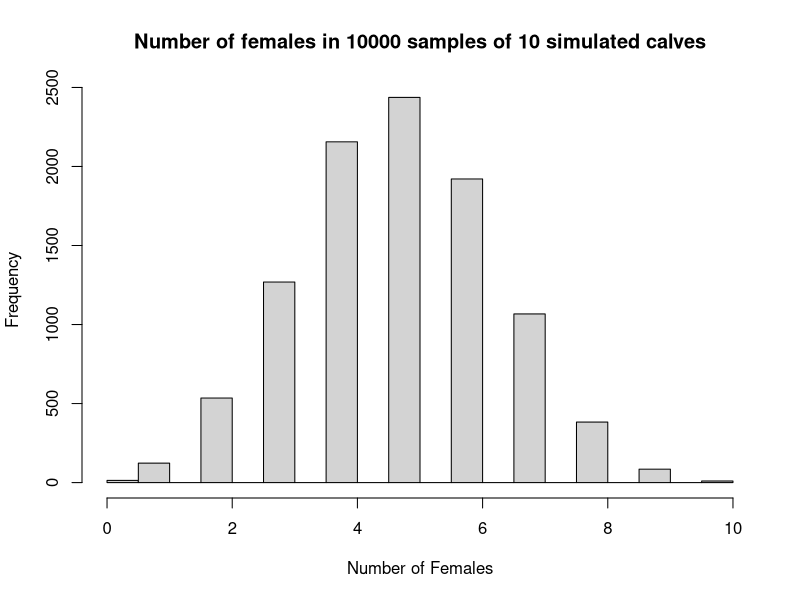

Source code (R):
## ---- chunk 1
# Set the number of trials.
n_trials <- 10000

# Set the size of each sample.
sample_size <- 10

# Probability of any one calf being female.
p_female <- 100 / 206

# A vector to store the results.
scores <- numeric(n_trials)

# for 10000 repeats.
for (i in 1:n_trials) {

    a <- sample(c('female', 'male'),
                size=sample_size,
                prob=c(p_female, 1 - p_female),
                replace=TRUE)
    b <- sum(a == 'female')

    # Store the result of the current trial.
    scores[i] <- b
}

# Plot a histogram of the scores.
title_of_plot <- paste("Number of females in", n_trials,
                       "samples of", sample_size,
                       "simulated calves")
hist(scores, xlab = 'Number of Females', main=title_of_plot)

# Count the number of scores that were greater than or equal to 9.
k <- sum(scores >= 9)

# Express as a proportion.
kk <- k / n_trials

# Show the proportion.
message("Probability of 9 or 10 females occurring by chance: ", kk)
